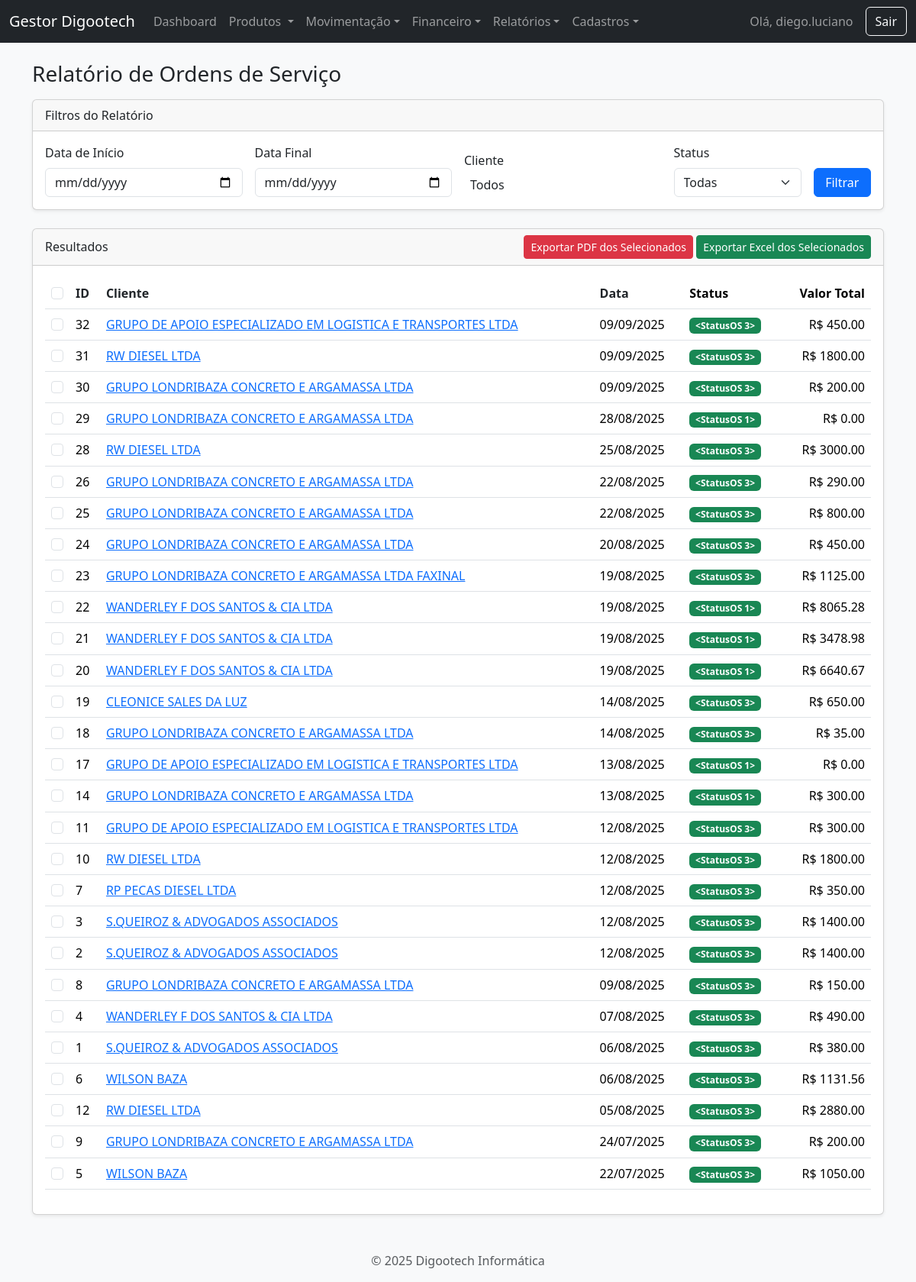
The app's page /relatorio/os (signed in) with its own data.
### app.py (models this page shows, shortened)
class User(UserMixin, db.Model):
    id = db.Column(db.Integer, primary_key=True)
    username = db.Column(db.String(80), unique=True, nullable=False)
    password_hash = db.Column(db.String(200), nullable=False)

class OrdemServico(db.Model):
    id = db.Column(db.Integer, primary_key=True)
    problema = db.Column(db.Text, nullable=False)
    status_id = db.Column(db.Integer, db.ForeignKey('status_os.id'))
    status = db.relationship('StatusOS', backref='ordens_servico')
    data_criacao = db.Column(db.DateTime, default=datetime.datetime.utcnow)
    data_fechamento = db.Column(db.DateTime, nullable=True)
    cliente_id = db.Column(db.Integer, db.ForeignKey('cliente.id'), nullable=False)
    valor_servicos = db.Column(db.Float, default=0.0)
    pecas = db.relationship('Peca', backref='ordem_servico', lazy=True, cascade="all, delete-orphan")
    @property
    def valor_pecas(self): return sum(p.valor_total for p in self.pecas)
    @property
    def valor_total(self): return self.valor_servicos + self.valor_pecas

class Cliente(db.Model):
    id = db.Column(db.Integer, primary_key=True)
    tipo_pessoa = db.Column(db.String(10), nullable=False, default='FISICA')
    nome = db.Column(db.String(100), unique=True)
    cpf = db.Column(db.String(14), unique=True)
    razao_social = db.Column(db.String(150), unique=True)
    cnpj = db.Column(db.String(18), unique=True)
    inscricao_estadual = db.Column(db.String(20))
    email = db.Column(db.String(100))
    telefone = db.Column(db.String(11))
    cep = db.Column(db.String(9))
    rua = db.Column(db.String(150))
    numero = db.Column(db.String(20))
    bairro = db.Column(db.String(100))
    cidade = db.Column(db.String(100))
    uf = db.Column(db.String(2))
    ordens = db.relationship('OrdemServico', backref='cliente', lazy=True)
    @property
    def nome_exibicao(self): return self.nome if self.tipo_pessoa == 'FISICA' else self.razao_social

class Peca(db.Model):
    id = db.Column(db.Integer, primary_key=True)
    descricao = db.Column(db.String(200), nullable=False)
    quantidade = db.Column(db.Integer, nullable=False, default=1)
    valor_unitario = db.Column(db.Float, nullable=False, default=0.0)
    ordem_servico_id = db.Column(db.Integer, db.ForeignKey('ordem_servico.id'), nullable=False)
    @property
    def valor_total(self): return self.quantidade * self.valor_unitario

### app.py (the view)
@app.route('/relatorio/os')
@login_required
def relatorio_os():
    data_inicio_str, data_fim_str = request.args.get('data_inicio'), request.args.get('data_fim')
    status_id, cliente_id = request.args.get('status_id', 'todos'), request.args.get('cliente_id', 'todos')
    query = OrdemServico.query
    if data_inicio_str: query = query.filter(OrdemServico.data_criacao >= datetime.datetime.strptime(data_inicio_str, '%Y-%m-%d').date())
    if data_fim_str: query = query.filter(OrdemServico.data_criacao < datetime.datetime.strptime(data_fim_str, '%Y-%m-%d').date() + datetime.timedelta(days=1))
    if status_id != 'todos': query = query.filter(OrdemServico.status_id == int(status_id))
    if cliente_id != 'todos': query = query.filter(OrdemServico.cliente_id == int(cliente_id))
    ordens = query.order_by(OrdemServico.data_criacao.desc()).all()
    todos_clientes = Cliente.query.order_by(Cliente.nome).all()
    status_disponiveis = StatusOS.query.all()
    return render_template('relatorio_os.html', ordens=ordens, todos_clientes=todos_clientes, status_disponiveis=status_disponiveis,
                           data_inicio=data_inicio_str, data_fim=data_fim_str, status_filtro=status_id, cliente_id_filtro=cliente_id)

### app.py (called while the page is built)
@login_manager.user_loader
def load_user(user_id):
    return db.session.get(User, int(user_id))

### templates/relatorio_os.html (shortened to what this page needs)
{% extends 'base.html' %}
{% block content %}
<h1 class="h3 mb-3">Relatório de Ordens de Serviço</h1>
<div class="card shadow-sm mb-4">
    <div class="card-header">Filtros do Relatório</div>
    <div class="card-body">
        <form method="GET" action="{{ url_for('relatorio_os') }}">
            <div class="row align-items-end g-3">
                <div class="col-md-3">
                    <label for="data_inicio" class="form-label">Data de Início</label>
                    <input type="date" class="form-control" id="data_inicio" name="data_inicio" value="{{ data_inicio or '' }}">
                </div>
                <div class="col-md-3">
                    <label for="data_fim" class="form-label">Data Final</label>
                    <input type="date" class="form-control" id="data_fim" name="data_fim" value="{{ data_fim or '' }}">
                </div>
                <div class="col-md-3">
                    <label for="cliente_id" class="form-label">Cliente</label>
                </div>
                <div class="col-md-2">
                    <label for="status" class="form-label">Status</label>
                    <select id="status" name="status" class="form-select">
                        <option value="todas" {% if status_filtro == 'todas' %}selected{% endif %}>Todas</option>
                    </select>
                </div>
                <div class="col-md-1">
                    <button type="submit" class="btn btn-primary w-100">Filtrar</button>
                </div>
            </div>
        </form>
    </div>
</div>
<div class="card shadow-sm">
    <div class="card-header d-flex justify-content-between align-items-center">
        <span>Resultados</span>
        <div>
            <button class="btn btn-danger btn-sm" onclick="exportarRelatorio('pdf')">Exportar PDF dos Selecionados</button>
            <button class="btn btn-success btn-sm" onclick="exportarRelatorio('excel')">Exportar Excel dos Selecionados</button>
        </div>
    </div>
    <div class="card-body">
        <table class="table table-hover">
            <thead>
                <tr>
                    <th scope="col" style="width: 1%;"><input class="form-check-input" type="checkbox" id="selectAll"></th>
                    <th scope="col"><a href="{{ url_for('relatorio_os', sort_by='id', direction='asc' if sort_by == 'id' and direction == 'desc' else 'desc', **request.args) }}" class="text-decoration-none text-dark">ID {% if sort_by == 'id' %}{% if direction == 'asc' %}▲{% else %}▼{% endif %}{% endif %}</a></th>
                    <th scope="col"><a href="{{ url_for('relatorio_os', sort_by='cliente', direction='asc' if sort_by == 'cliente' and direction == 'desc' else 'desc', **request.args) }}" class="text-decoration-none text-dark">Cliente {% if sort_by == 'cliente' %}{% if direction == 'asc' %}▲{% else %}▼{% endif %}{% endif %}</a></th>
                    <th scope="col"><a href="{{ url_for('relatorio_os', sort_by='data_criacao', direction='asc' if sort_by == 'data_criacao' and direction == 'desc' else 'desc', **request.args) }}" class="text-decoration-none text-dark">Data {% if sort_by == 'data_criacao' %}{% if direction == 'asc' %}▲{% else %}▼{% endif %}{% endif %}</a></th>
                    <th scope="col">Status</th>
                    <th class="text-end" scope="col">Valor Total</th>
                </tr>
            </thead>
            <tbody>
                {% for ordem in ordens %}
                <tr>
                    <td><input class="form-check-input os-checkbox" type="checkbox" value="{{ ordem.id }}"></td>
                    <td>{{ ordem.id }}</td>
                    <td><a href="{{ url_for('detalhe_os', id=ordem.id) }}">{{ ordem.cliente.nome_exibicao }}</a></td>
                    <td>{{ ordem.data_criacao.strftime('%d/%m/%Y') }}</td>
                    <td>
                        {% if ordem.status == 'Aberta' %}<span class="badge bg-warning">{{ ordem.status }}</span>{% else %}<span class="badge bg-success">{{ ordem.status }}</span>{% endif %}
                    </td>
                    <td class="text-end">R$ {{ "%.2f"|format(ordem.valor_total) }}</td>
                </tr>
                {% else %}
                <tr>
                    <td colspan="6" class="text-center">Nenhuma Ordem de Serviço encontrada com os filtros selecionados.</td>
                </tr>
                {% endfor %}
            </tbody>
        </table>
    </div>
</div>
{% endblock %}

### templates/base.html (shortened to what this page needs)
<!DOCTYPE html>
<html lang="pt-br">
<head>
    <link href="{{ url_for('static', filename='css/bootstrap.min.css') }}" rel="stylesheet">
    <link href="https://cdn.jsdelivr.net/npm/select2@4.1.0-rc.0/dist/css/select2.min.css" rel="stylesheet" />
    <link rel="stylesheet" href="https://cdn.jsdelivr.net/npm/select2-bootstrap-5-theme@1.3.0/dist/select2-bootstrap-5-theme.min.css" />
    <link rel="stylesheet" href="{{ url_for('static', filename='style.css') }}">
</head>
<body class="bg-light {{ body_class or '' }}">
    <nav class="navbar navbar-expand-lg navbar-dark bg-dark">
        <div class="container-fluid">
            <a class="navbar-brand" href="{{ url_for('dashboard') }}">Gestor Digootech</a>
            {% if current_user.is_authenticated %}
            <div class="collapse navbar-collapse" id="navbarNav">
                <ul class="navbar-nav me-auto mb-2 mb-lg-0">
                    <li class="nav-item"><a class="nav-link" href="{{ url_for('dashboard') }}">Dashboard</a></li>
                    <li class="nav-item dropdown">
                        <a class="nav-link dropdown-toggle" href="#" role="button" data-bs-toggle="dropdown" aria-expanded="false">
                            Produtos
                        </a>
                    </li>
                    <li class="nav-item dropdown">
                        <a class="nav-link dropdown-toggle" href="#" role="button" data-bs-toggle="dropdown">Movimentação</a>
                    </li>
                     <li class="nav-item dropdown">
                        <a class="nav-link dropdown-toggle" href="#" role="button" data-bs-toggle="dropdown">Financeiro</a>
                    </li>
                    <li class="nav-item dropdown">
                        <a class="nav-link dropdown-toggle" href="#" role="button" data-bs-toggle="dropdown">Relatórios</a>
                    </li>
                    <li class="nav-item dropdown">
                        <a class="nav-link dropdown-toggle" href="#" role="button" data-bs-toggle="dropdown">Cadastros</a>
                    </li>
                </ul>
                <span class="navbar-text me-3">Olá, {{ current_user.username }}</span>
                <a href="{{ url_for('logout') }}" class="btn btn-outline-light">Sair</a>
            </div>
            {% endif %}
        </div>
    </nav>
    <main class="container mt-4">
        {% block content %}{% endblock %}
    </main>
    <footer class="text-center text-muted mt-5 mb-3">
    <p>&copy; 2025 Digootech Informática</p>
    </footer>
</body>
</html>

### records on screen
User: username "diego.luciano"
OrdemServico: id "32", cliente.nome_exibicao "GRUPO DE APOIO ESPECIALIZADO EM LOGISTICA E TRANSPORTES LTDA", data_criacao "09/09/2025", status "<StatusOS 3>", valor_total "450.00"
OrdemServico: id "31", cliente.nome_exibicao "RW DIESEL LTDA", data_criacao "09/09/2025", status "<StatusOS 3>", valor_total "1800.00"
OrdemServico: id "30", cliente.nome_exibicao "GRUPO LONDRIBAZA CONCRETO E ARGAMASSA LTDA", data_criacao "09/09/2025", status "<StatusOS 3>", valor_total "200.00"
OrdemServico: id "29", cliente.nome_exibicao "GRUPO LONDRIBAZA CONCRETO E ARGAMASSA LTDA", data_criacao "28/08/2025", status "<StatusOS 1>", valor_total "0.00"
OrdemServico: id "28", cliente.nome_exibicao "RW DIESEL LTDA", data_criacao "25/08/2025", status "<StatusOS 3>", valor_total "3000.00"
OrdemServico: id "26", cliente.nome_exibicao "GRUPO LONDRIBAZA CONCRETO E ARGAMASSA LTDA", data_criacao "22/08/2025", status "<StatusOS 3>", valor_total "290.00"
OrdemServico: id "25", cliente.nome_exibicao "GRUPO LONDRIBAZA CONCRETO E ARGAMASSA LTDA", data_criacao "22/08/2025", status "<StatusOS 3>", valor_total "800.00"
OrdemServico: id "24", cliente.nome_exibicao "GRUPO LONDRIBAZA CONCRETO E ARGAMASSA LTDA", data_criacao "20/08/2025", status "<StatusOS 3>", valor_total "450.00"
OrdemServico: id "23", cliente.nome_exibicao "GRUPO LONDRIBAZA CONCRETO E ARGAMASSA LTDA FAXINAL", data_criacao "19/08/2025", status "<StatusOS 3>", valor_total "1125.00"
OrdemServico: id "22", cliente.nome_exibicao "WANDERLEY F DOS SANTOS & CIA LTDA", data_criacao "19/08/2025", status "<StatusOS 1>", valor_total "8065.28"
OrdemServico: id "21", cliente.nome_exibicao "WANDERLEY F DOS SANTOS & CIA LTDA", data_criacao "19/08/2025", status "<StatusOS 1>", valor_total "3478.98"
OrdemServico: id "20", cliente.nome_exibicao "WANDERLEY F DOS SANTOS & CIA LTDA", data_criacao "19/08/2025", status "<StatusOS 1>", valor_total "6640.67"
OrdemServico: id "19", cliente.nome_exibicao "CLEONICE SALES DA LUZ", data_criacao "14/08/2025", status "<StatusOS 3>", valor_total "650.00"
OrdemServico: id "18", cliente.nome_exibicao "GRUPO LONDRIBAZA CONCRETO E ARGAMASSA LTDA", data_criacao "14/08/2025", status "<StatusOS 3>", valor_total "35.00"
OrdemServico: id "17", cliente.nome_exibicao "GRUPO DE APOIO ESPECIALIZADO EM LOGISTICA E TRANSPORTES LTDA", data_criacao "13/08/2025", status "<StatusOS 1>", valor_total "0.00"
OrdemServico: id "14", cliente.nome_exibicao "GRUPO LONDRIBAZA CONCRETO E ARGAMASSA LTDA", data_criacao "13/08/2025", status "<StatusOS 1>", valor_total "300.00"
OrdemServico: id "11", cliente.nome_exibicao "GRUPO DE APOIO ESPECIALIZADO EM LOGISTICA E TRANSPORTES LTDA", data_criacao "12/08/2025", status "<StatusOS 3>", valor_total "300.00"
OrdemServico: id "10", cliente.nome_exibicao "RW DIESEL LTDA", data_criacao "12/08/2025", status "<StatusOS 3>", valor_total "1800.00"
OrdemServico: id "7", cliente.nome_exibicao "RP PECAS DIESEL LTDA", data_criacao "12/08/2025", status "<StatusOS 3>", valor_total "350.00"
OrdemServico: id "3", cliente.nome_exibicao "S.QUEIROZ & ADVOGADOS ASSOCIADOS", data_criacao "12/08/2025", status "<StatusOS 3>", valor_total "1400.00"
OrdemServico: id "2", cliente.nome_exibicao "S.QUEIROZ & ADVOGADOS ASSOCIADOS", data_criacao "12/08/2025", status "<StatusOS 3>", valor_total "1400.00"
OrdemServico: id "8", cliente.nome_exibicao "GRUPO LONDRIBAZA CONCRETO E ARGAMASSA LTDA", data_criacao "09/08/2025", status "<StatusOS 3>", valor_total "150.00"
OrdemServico: id "4", cliente.nome_exibicao "WANDERLEY F DOS SANTOS & CIA LTDA", data_criacao "07/08/2025", status "<StatusOS 3>", valor_total "490.00"
OrdemServico: id "1", cliente.nome_exibicao "S.QUEIROZ & ADVOGADOS ASSOCIADOS", data_criacao "06/08/2025", status "<StatusOS 3>", valor_total "380.00"
OrdemServico: id "6", cliente.nome_exibicao "WILSON BAZA", data_criacao "06/08/2025", status "<StatusOS 3>", valor_total "1131.56"
OrdemServico: id "12", cliente.nome_exibicao "RW DIESEL LTDA", data_criacao "05/08/2025", status "<StatusOS 3>", valor_total "2880.00"
OrdemServico: id "9", cliente.nome_exibicao "GRUPO LONDRIBAZA CONCRETO E ARGAMASSA LTDA", data_criacao "24/07/2025", status "<StatusOS 3>", valor_total "200.00"
OrdemServico: id "5", cliente.nome_exibicao "WILSON BAZA", data_criacao "22/07/2025", status "<StatusOS 3>", valor_total "1050.00"
